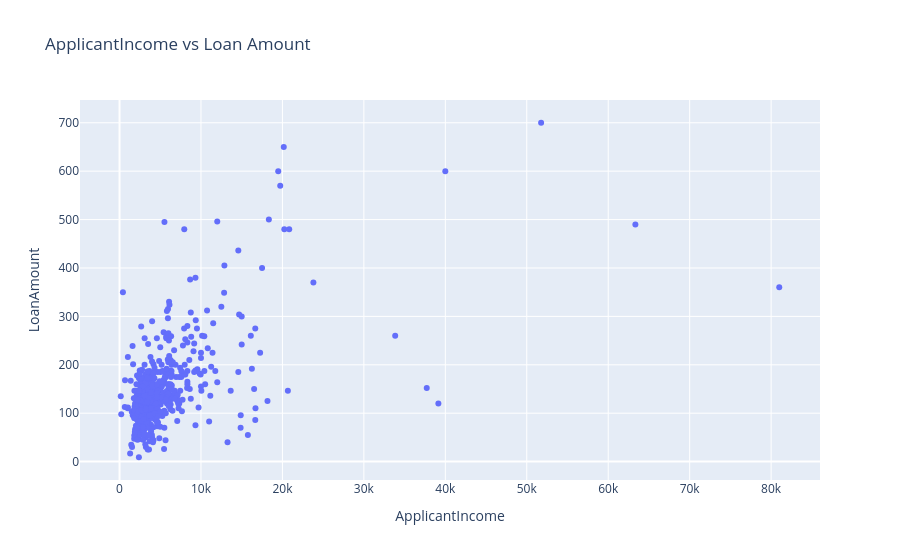
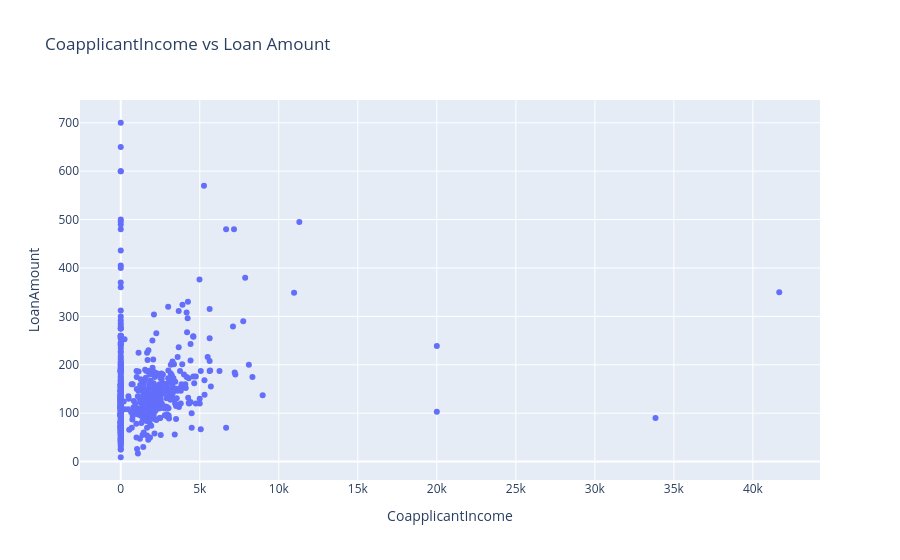
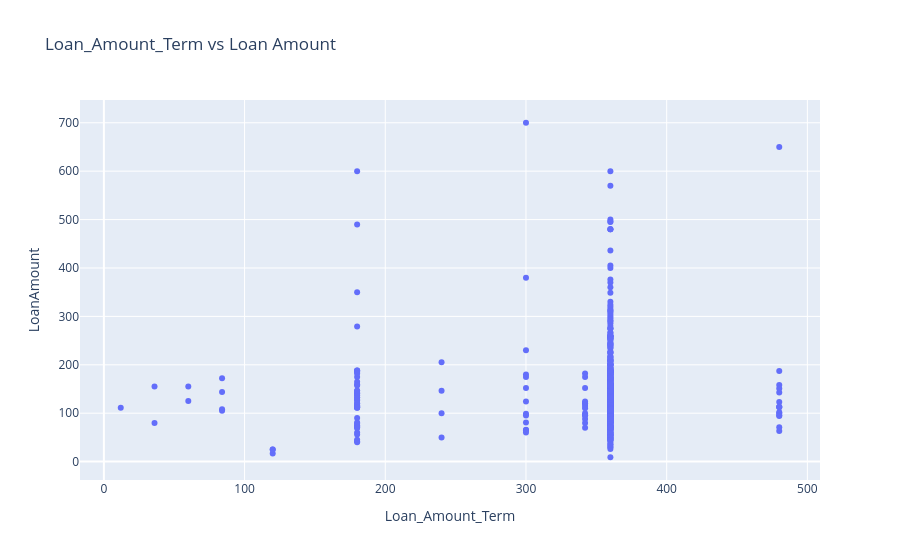
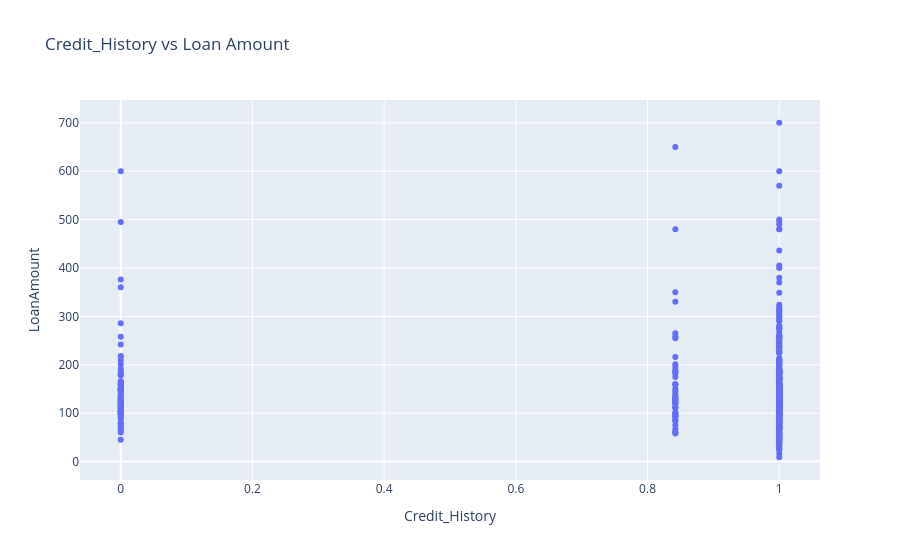

Write notebook code for charts like these, in order.
### Markdown cell above
## EDA: Numerical Features vs Loan Amount
Scatter plots show relationships between numerical features and LoanAmount.

### Code cell
# Show the relationship of values for numerical columns for regression target separately
for column in numerical_columns:
    if column not in [regression_target, classification_target]:
        fig = px.scatter(df, x=column, y=regression_target, title=f"{column} vs Loan Amount")
        fig.show()

### Figure 1 — Plotly figure (JSON) as saved in the notebook; plotly's stock layout.template omitted (floating-point values rounded to 4 significant figures; data arrays with more than 128 entries replaced by an {"elided": "..."} marker saying what was removed)
{"data": [{"hovertemplate": "ApplicantIncome=%{x}<br>LoanAmount=%{y}<extra></extra>", "legendgroup": "", "marker": {"color": "#636efa", "symbol": "circle"}, "mode": "markers", "name": "", "orientation": "v", "showlegend": false, "type": "scatter", "x": {"elided": "614 int values"}, "xaxis": "x", "y": {"elided": "614 float values"}, "yaxis": "y"}], "layout": {"legend": {"tracegroupgap": 0}, "title": {"text": "ApplicantIncome vs Loan Amount"}, "xaxis": {"anchor": "y", "domain": [0, 1], "title": {"text": "ApplicantIncome"}}, "yaxis": {"anchor": "x", "domain": [0, 1], "title": {"text": "LoanAmount"}}}}

### Figure 2 — Plotly figure (JSON) as saved in the notebook; plotly's stock layout.template omitted (floating-point values rounded to 4 significant figures; data arrays with more than 128 entries replaced by an {"elided": "..."} marker saying what was removed)
{"data": [{"hovertemplate": "CoapplicantIncome=%{x}<br>LoanAmount=%{y}<extra></extra>", "legendgroup": "", "marker": {"color": "#636efa", "symbol": "circle"}, "mode": "markers", "name": "", "orientation": "v", "showlegend": false, "type": "scatter", "x": {"elided": "614 float values"}, "xaxis": "x", "y": {"elided": "614 float values"}, "yaxis": "y"}], "layout": {"legend": {"tracegroupgap": 0}, "title": {"text": "CoapplicantIncome vs Loan Amount"}, "xaxis": {"anchor": "y", "domain": [0, 1], "title": {"text": "CoapplicantIncome"}}, "yaxis": {"anchor": "x", "domain": [0, 1], "title": {"text": "LoanAmount"}}}}

### Figure 3 — Plotly figure (JSON) as saved in the notebook; plotly's stock layout.template omitted (floating-point values rounded to 4 significant figures; data arrays with more than 128 entries replaced by an {"elided": "..."} marker saying what was removed)
{"data": [{"hovertemplate": "Loan_Amount_Term=%{x}<br>LoanAmount=%{y}<extra></extra>", "legendgroup": "", "marker": {"color": "#636efa", "symbol": "circle"}, "mode": "markers", "name": "", "orientation": "v", "showlegend": false, "type": "scatter", "x": {"elided": "614 float values"}, "xaxis": "x", "y": {"elided": "614 float values"}, "yaxis": "y"}], "layout": {"legend": {"tracegroupgap": 0}, "title": {"text": "Loan_Amount_Term vs Loan Amount"}, "xaxis": {"anchor": "y", "domain": [0, 1], "title": {"text": "Loan_Amount_Term"}}, "yaxis": {"anchor": "x", "domain": [0, 1], "title": {"text": "LoanAmount"}}}}

### Figure 4 — Plotly figure (JSON) as saved in the notebook; plotly's stock layout.template omitted (floating-point values rounded to 4 significant figures; data arrays with more than 128 entries replaced by an {"elided": "..."} marker saying what was removed)
{"data": [{"hovertemplate": "Credit_History=%{x}<br>LoanAmount=%{y}<extra></extra>", "legendgroup": "", "marker": {"color": "#636efa", "symbol": "circle"}, "mode": "markers", "name": "", "orientation": "v", "showlegend": false, "type": "scatter", "x": {"elided": "614 float values"}, "xaxis": "x", "y": {"elided": "614 float values"}, "yaxis": "y"}], "layout": {"legend": {"tracegroupgap": 0}, "title": {"text": "Credit_History vs Loan Amount"}, "xaxis": {"anchor": "y", "domain": [0, 1], "title": {"text": "Credit_History"}}, "yaxis": {"anchor": "x", "domain": [0, 1], "title": {"text": "LoanAmount"}}}}
